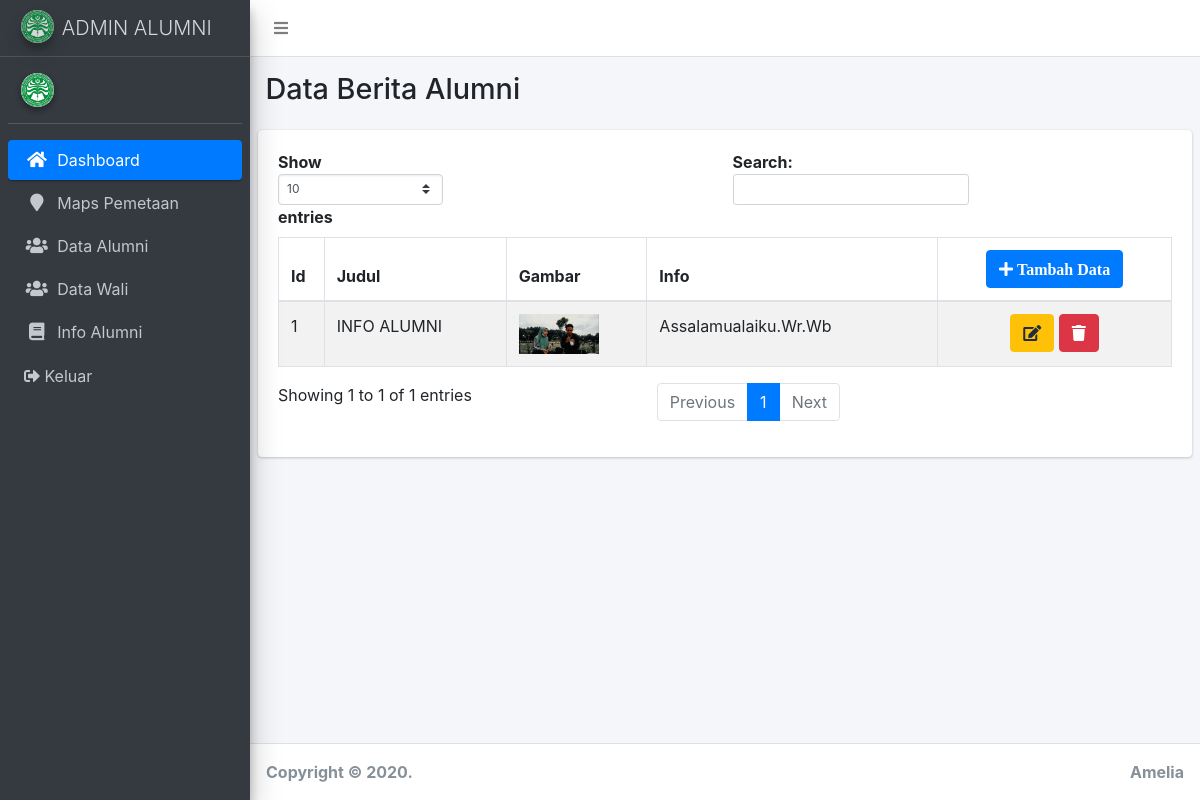
/index.php/info, run on an earlier commit of the app's database.
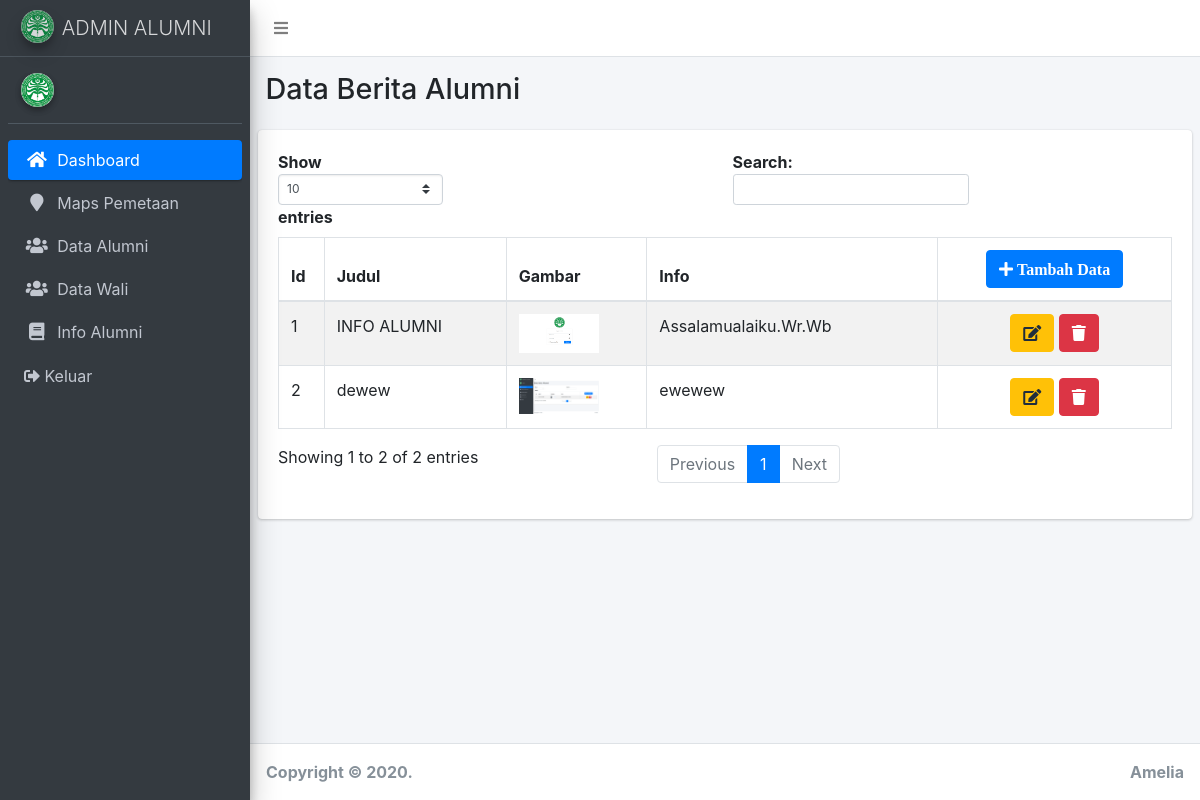
And on a later commit of the database.
### tables this page shows
CREATE TABLE `tb_info` (
  `id_info` int(11) NOT NULL,
  `nama_info` varchar(100) NOT NULL,
  `gambar` varchar(100) NOT NULL,
  `info` text NOT NULL,
  `create_at` timestamp NOT NULL DEFAULT current_timestamp() ON UPDATE current_timestamp()
);

### application/controllers/Info.php (called while the page is built, shortened)
<?php
class Info extends CI_Controller {
	function __construct(){
		$this->load->model('M_info');
	}
	public function index()
	{
		$data['info'] = $this->db->query("select * from tb_info order by id_info")->result();
		$this->load->view('admin/info/index',$data);
	}
}

### index.php (called while the page is built, shortened)
<?php
require_once BASEPATH.'core/CodeIgniter.php';

### application/views/admin/info/index.php (the view, shortened to what this page needs)
<div class="content-wrapper">
    <section class="content-header">
      <div class="container-fluid">
        <div class="row mb-2">
          <div class="col-sm-6">
            <h1>Data Berita Alumni</h1>
          </div>
        </div>
      </div>
    </section>
    <section class="content">
          <div class="card">
            <div class="card-body">
              <table id="example1" class="table table-bordered table-striped">
                  <thead>
                <tr>
                  <th>Id</th>
                  <th>Judul</th>
                  <th>Gambar</th>
                  <th>Info</th>
                 <th style="text-align:center" > <a href="<?= base_url('info/create') ?>"><i class="btn btn-primary"><span class="fa fa-plus"> Tambah Data</span></i> </a>
          </th>
                </tr>
                </thead>
                <tbody>
                <?php foreach($info as $a):?>
                  <td><?=$a->id_info?></td>
                  <td><?=$a->nama_info?></td>
                  <td>
                   <img src="<?php echo base_url('upload/info/'.$a->gambar) ?>" width="80" alt=""> </td>
                  <td><?=$a->info?></td>
                  <td align="center">
              <a href="<?php echo site_url('Info/edit/'.$a->id_info) ?>" ><i class="btn btn-warning"><span class="fa fa-edit"></span></i></a>
                      <a href="<?php echo site_url('Info/hapus/'.$a->id_info) ?>" ><i class="btn btn-danger"><span class="fa fa-trash"></span></i></a>
                  </td>
                <?php endforeach;?>
                </tbody>
              </table>
            </div>
          </div>
        </div>
      </div>

What changed in the data, as far as the page shows it:
changed tb_info "INFO ALUMNI": gambar: a different picture
added tb_info: id_info "2", nama_info "dewew", gambar (picture), info "ewewew"
Also different on the page:
text written by a page script: "Show entries Search: Showing 1 to 1 of 1 entries Previous 1 Next" → "Show entries Search: Showing 1 to 2 of 2 entries Previous 1 Next"
